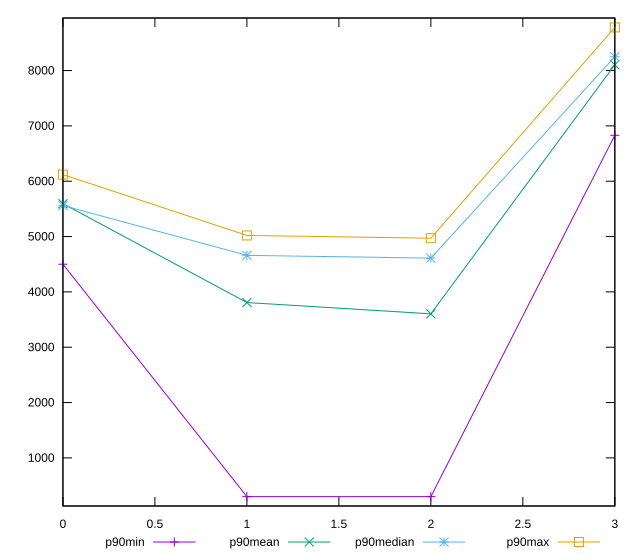

Here is the gnuplot script that generated this plot:
reset

$p90Min <<EOF
0 4500
1 300
2 300
3 6830
EOF

$p90Mean <<EOF
0 5593.829787234043
1 3807.2340425531916
2 3603.1182795698924
3 8104.04255319149
EOF

$p90Median <<EOF
0 5560
1 4660
2 4610
3 8250
EOF

$p90Max <<EOF
0 6120
1 5020
2 4970
3 8780
EOF

set key outside below
set xrange [0:3]
set yrange [130.4:8949.6]
set trange [130.4:8949.6]
set terminal svg size 640, 560 enhanced background rgb 'white'
set output "report/report_00029_2021-02-24T13-36-40.390Z/uses-text-compression/progression/value.svg"

plot $p90Min title "p90min" with linespoints, \
     $p90Mean title "p90mean" with linespoints, \
     $p90Median title "p90median" with linespoints, \
     $p90Max title "p90max" with linespoints

reset
